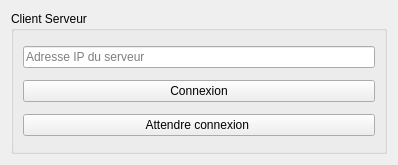
<?xml version="1.0" encoding="UTF-8"?>
<ui version="4.0">
 <class>VueGUI</class>
 <widget class="QWidget" name="VueGUI">
  <property name="geometry">
   <rect>
    <x>0</x>
    <y>0</y>
    <width>398</width>
    <height>165</height>
   </rect>
  </property>
  <property name="windowTitle">
   <string>Form</string>
  </property>
  <layout class="QGridLayout" name="gridLayout">
   <item row="0" column="0">
    <widget class="QGroupBox" name="clientserveur">
     <property name="title">
      <string>Client Serveur</string>
     </property>
     <layout class="QGridLayout" name="gridLayout_2">
      <item row="0" column="0">
       <widget class="QLineEdit" name="lineEdit">
        <property name="inputMask">
         <string/>
        </property>
        <property name="text">
         <string/>
        </property>
        <property name="placeholderText">
         <string>Adresse IP du serveur</string>
        </property>
       </widget>
      </item>
      <item row="1" column="0">
       <widget class="QPushButton" name="connectButton">
        <property name="text">
         <string>Connexion</string>
        </property>
       </widget>
      </item>
      <item row="2" column="0">
       <widget class="QPushButton" name="pushButton">
        <property name="text">
         <string>Attendre connexion </string>
        </property>
       </widget>
      </item>
     </layout>
    </widget>
   </item>
  </layout>
 </widget>
 <resources/>
 <connections>
  <connection>
   <sender>lineEdit</sender>
   <signal>textChanged(QString)</signal>
   <receiver>VueGUI</receiver>
   <slot>ipChange(QString)</slot>
   <hints>
    <hint type="sourcelabel">
     <x>152</x>
     <y>83</y>
    </hint>
    <hint type="destinationlabel">
     <x>127</x>
     <y>111</y>
    </hint>
   </hints>
  </connection>
 </connections>
 <slots>
  <slot>ipChange(QString)</slot>
 </slots>
</ui>
